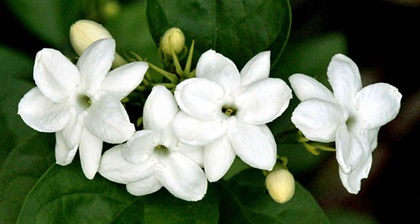
%> input picture bunga/b1/b1_1.jpg, 420 x 224 px, shrunk from 3543 x 1890 before the run; its folder holds only this picture in this run
$ octave ekstraksi.m   (GNU Octave 9; MATLAB toolbox functions it lacks are replaced by stand-ins)
%> lines starting %> are read from the running program, lines starting %| are printed output that depends on the picture
clear
cd('D:\KULIAH\SEMESTER 6\COMVIS\ekstraksi\bunga');
datasetku={'b1';'b2'};
jmlkelas=length(datasetku);
for n=1:jmlkelas
    cd(char(datasetku(n)));
    datacitra=dir('*.jpg');
    jmldata=length(datacitra);
    for i=1:jmldata
        namefile=datacitra(i).name;
        citrai=rgb2gray(imread(namefile));
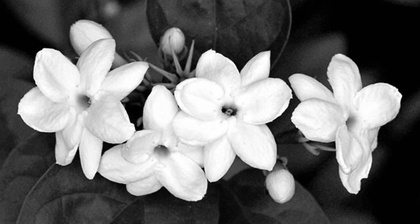
%> citrai: size 224x420 uint8; min 0, max 255, mean 109.2
        fitur=graycoprops(graycomatrix(citrai));%glcm
%> fitur = {Contrast 0.315, Correlation 0.982, Energy 0.181, Homogeneity 0.929}
        fitur_mat(i+jmldata*(n-1),1)=fitur.Contrast;
        fitur_mat(i+jmldata*(n-1),2)=fitur.Correlation;
        fitur_mat(i+jmldata*(n-1),3)=fitur.Energy;
        fitur_mat(i+jmldata*(n-1),4)=fitur.Homogeneity;

        kelas(i+jmldata*(n-1))=n;
    end
    cd('..');
end
%> pass 2 of the loop `for n=1:jmlkelas`:
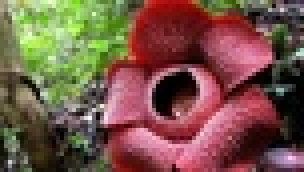
%> input picture bunga/b2/b2_1.jpg, 76 x 43 px, shrunk from 640 x 360 before the run (shown 4 times larger)
%> `citrai=rgb2gray(imread(namefile));`:
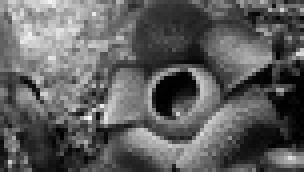
%> citrai: size 43x76 uint8 (shown 4 times larger); min 0, max 253, mean 94.5
%> fitur = {Contrast 1.02, Correlation 0.826, Energy 0.0577, Homogeneity 0.732}

%pengujian
model=fitcknn(fitur_mat, kelas');%model knn
cd('tes')
for j=1:jmlkelas
    nama=sprintf('b%d.jpg',j);
%> (the run ends here)
